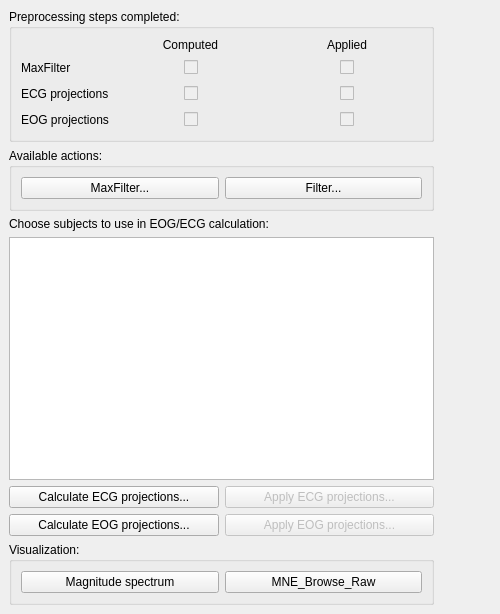
            <widget class="QWidget" name="tabPreprocessing">
             <property name="minimumSize">
              <size>
               <width>500</width>
               <height>0</height>
              </size>
             </property>
             <property name="font">
              <font>
               <weight>50</weight>
               <bold>false</bold>
              </font>
             </property>
             <attribute name="title">
              <string>Preprocessing</string>
             </attribute>
             <widget class="QWidget" name="layoutWidget">
              <property name="geometry">
               <rect>
                <x>9</x>
                <y>9</y>
                <width>425</width>
                <height>596</height>
               </rect>
              </property>
              <layout class="QVBoxLayout" name="verticalLayout_21">
               <item>
                <widget class="QGroupBox" name="groupBoxPreprocessingCheckBoxes">
                 <property name="sizePolicy">
                  <sizepolicy hsizetype="MinimumExpanding" vsizetype="Preferred">
                   <horstretch>0</horstretch>
                   <verstretch>0</verstretch>
                  </sizepolicy>
                 </property>
                 <property name="minimumSize">
                  <size>
                   <width>60</width>
                   <height>0</height>
                  </size>
                 </property>
                 <property name="title">
                  <string>Preprocessing steps completed:</string>
                 </property>
                 <layout class="QGridLayout" name="gridLayout_18">
                  <item row="0" column="0">
                   <layout class="QGridLayout" name="gridLayout_6">
                    <property name="sizeConstraint">
                     <enum>QLayout::SetDefaultConstraint</enum>
                    </property>
                    <item row="2" column="1">
                     <layout class="QHBoxLayout" name="horizontalLayout_17">
                      <item>
                       <spacer name="horizontalSpacer_11">
                        <property name="orientation">
                         <enum>Qt::Horizontal</enum>
                        </property>
                        <property name="sizeHint" stdset="0">
                         <size>
                          <width>40</width>
                          <height>20</height>
                         </size>
                        </property>
                       </spacer>
                      </item>
                      <item>
                       <widget class="QCheckBox" name="checkBoxECGComputed">
                        <property name="enabled">
                         <bool>false</bool>
                        </property>
                        <property name="text">
                         <string/>
                        </property>
                       </widget>
                      </item>
                      <item>
                       <spacer name="horizontalSpacer_12">
                        <property name="orientation">
                         <enum>Qt::Horizontal</enum>
                        </property>
                        <property name="sizeHint" stdset="0">
                         <size>
                          <width>40</width>
                          <height>20</height>
                         </size>
                        </property>
                       </spacer>
                      </item>
                     </layout>
                    </item>
                    <item row="3" column="0">
                     <widget class="QLabel" name="labelEOGComputed_2">
                      <property name="text">
                       <string>EOG projections</string>
                      </property>
                     </widget>
                    </item>
                    <item row="3" column="2">
                     <layout class="QHBoxLayout" name="horizontalLayout_20">
                      <item>
                       <spacer name="horizontalSpacer_13">
                        <property name="orientation">
                         <enum>Qt::Horizontal</enum>
                        </property>
                        <property name="sizeHint" stdset="0">
                         <size>
                          <width>40</width>
                          <height>20</height>
                         </size>
                        </property>
                       </spacer>
                      </item>
                      <item>
                       <widget class="QCheckBox" name="checkBoxEOGApplied">
                        <property name="enabled">
                         <bool>false</bool>
                        </property>
                        <property name="text">
                         <string/>
                        </property>
                       </widget>
                      </item>
                      <item>
                       <spacer name="horizontalSpacer_14">
                        <property name="orientation">
                         <enum>Qt::Horizontal</enum>
                        </property>
                        <property name="sizeHint" stdset="0">
                         <size>
                          <width>40</width>
                          <height>20</height>
                         </size>
                        </property>
                       </spacer>
                      </item>
                     </layout>
                    </item>
                    <item row="0" column="1">
                     <widget class="QLabel" name="labelECGApplied_2">
                      <property name="text">
                       <string>Computed</string>
                      </property>
                      <property name="alignment">
                       <set>Qt::AlignCenter</set>
                      </property>
                     </widget>
                    </item>
                    <item row="2" column="2">
                     <layout class="QHBoxLayout" name="horizontalLayout_16">
                      <item>
                       <spacer name="horizontalSpacer_9">
                        <property name="orientation">
                         <enum>Qt::Horizontal</enum>
                        </property>
                        <property name="sizeHint" stdset="0">
                         <size>
                          <width>40</width>
                          <height>20</height>
                         </size>
                        </property>
                       </spacer>
                      </item>
                      <item>
                       <widget class="QCheckBox" name="checkBoxECGApplied">
                        <property name="enabled">
                         <bool>false</bool>
                        </property>
                        <property name="text">
                         <string/>
                        </property>
                       </widget>
                      </item>
                      <item>
                       <spacer name="horizontalSpacer_10">
                        <property name="orientation">
                         <enum>Qt::Horizontal</enum>
                        </property>
                        <property name="sizeHint" stdset="0">
                         <size>
                          <width>40</width>
                          <height>20</height>
                         </size>
                        </property>
                       </spacer>
                      </item>
                     </layout>
                    </item>
                    <item row="3" column="1">
                     <layout class="QHBoxLayout" name="horizontalLayout_19">
                      <item>
                       <spacer name="horizontalSpacer_15">
                        <property name="orientation">
                         <enum>Qt::Horizontal</enum>
                        </property>
                        <property name="sizeHint" stdset="0">
                         <size>
                          <width>40</width>
                          <height>20</height>
                         </size>
                        </property>
                       </spacer>
                      </item>
                      <item>
                       <widget class="QCheckBox" name="checkBoxEOGComputed">
                        <property name="enabled">
                         <bool>false</bool>
                        </property>
                        <property name="text">
                         <string/>
                        </property>
                       </widget>
                      </item>
                      <item>
                       <spacer name="horizontalSpacer_16">
                        <property name="orientation">
                         <enum>Qt::Horizontal</enum>
                        </property>
                        <property name="sizeHint" stdset="0">
                         <size>
                          <width>40</width>
                          <height>20</height>
                         </size>
                        </property>
                       </spacer>
                      </item>
                     </layout>
                    </item>
                    <item row="1" column="2">
                     <layout class="QHBoxLayout" name="horizontalLayout_21">
                      <item>
                       <spacer name="horizontalSpacer_7">
                        <property name="orientation">
                         <enum>Qt::Horizontal</enum>
                        </property>
                        <property name="sizeHint" stdset="0">
                         <size>
                          <width>40</width>
                          <height>20</height>
                         </size>
                        </property>
                       </spacer>
                      </item>
                      <item>
                       <widget class="QCheckBox" name="checkBoxMaxFilterApplied">
                        <property name="enabled">
                         <bool>false</bool>
                        </property>
                        <property name="text">
                         <string/>
                        </property>
                       </widget>
                      </item>
                      <item>
                       <spacer name="horizontalSpacer_17">
                        <property name="orientation">
                         <enum>Qt::Horizontal</enum>
                        </property>
                        <property name="sizeHint" stdset="0">
                         <size>
                          <width>40</width>
                          <height>20</height>
                         </size>
                        </property>
                       </spacer>
                      </item>
                     </layout>
                    </item>
                    <item row="2" column="0">
                     <widget class="QLabel" name="labelECGComputed_2">
                      <property name="text">
                       <string>ECG projections</string>
                      </property>
                     </widget>
                    </item>
                    <item row="1" column="1">
                     <layout class="QHBoxLayout" name="horizontalLayout_13">
                      <property name="spacing">
                       <number>6</number>
                      </property>
                      <item>
                       <spacer name="horizontalSpacer_5">
                        <property name="orientation">
                         <enum>Qt::Horizontal</enum>
                        </property>
                        <property name="sizeHint" stdset="0">
                         <size>
                          <width>40</width>
                          <height>20</height>
                         </size>
                        </property>
                       </spacer>
                      </item>
                      <item>
                       <widget class="QCheckBox" name="checkBoxMaxFilterComputed">
                        <property name="enabled">
                         <bool>false</bool>
                        </property>
                        <property name="inputMethodHints">
                         <set>Qt::ImhDigitsOnly</set>
                        </property>
                        <property name="text">
                         <string/>
                        </property>
                       </widget>
                      </item>
                      <item>
                       <spacer name="horizontalSpacer_8">
                        <property name="orientation">
                         <enum>Qt::Horizontal</enum>
                        </property>
                        <property name="sizeHint" stdset="0">
                         <size>
                          <width>40</width>
                          <height>20</height>
                         </size>
                        </property>
                       </spacer>
                      </item>
                     </layout>
                    </item>
                    <item row="0" column="2">
                     <widget class="QLabel" name="labelEOGApplied_2">
                      <property name="text">
                       <string>Applied</string>
                      </property>
                      <property name="alignment">
                       <set>Qt::AlignCenter</set>
                      </property>
                     </widget>
                    </item>
                    <item row="1" column="0">
                     <widget class="QLabel" name="labelMaxFilter_2">
                      <property name="text">
                       <string>MaxFilter</string>
                      </property>
                     </widget>
                    </item>
                   </layout>
                  </item>
                 </layout>
                </widget>
               </item>
               <item>
                <widget class="QGroupBox" name="groupBoxAvailablePreprocessing">
                 <property name="maximumSize">
                  <size>
                   <width>16777215</width>
                   <height>16777215</height>
                  </size>
                 </property>
                 <property name="title">
                  <string>Available actions:</string>
                 </property>
                 <layout class="QGridLayout" name="gridLayout_13">
                  <item row="0" column="0">
                   <layout class="QHBoxLayout" name="horizontalLayout_18">
                    <item>
                     <widget class="QPushButton" name="pushButtonMaxFilter">
                      <property name="text">
                       <string>MaxFilter...</string>
                      </property>
                     </widget>
                    </item>
                    <item>
                     <widget class="QPushButton" name="pushButtonFilter">
                      <property name="text">
                       <string>Filter...</string>
                      </property>
                     </widget>
                    </item>
                   </layout>
                  </item>
                 </layout>
                </widget>
               </item>
               <item>
                <widget class="QLabel" name="label_2">
                 <property name="text">
                  <string>Choose subjects to use in EOG/ECG calculation:</string>
                 </property>
                </widget>
               </item>
               <item>
                <widget class="QListWidget" name="listWidgetSubjects_2"/>
               </item>
               <item>
                <layout class="QHBoxLayout" name="horizontalLayout">
                 <item>
                  <widget class="QPushButton" name="pushButtonECG">
                   <property name="text">
                    <string>Calculate ECG projections...</string>
                   </property>
                  </widget>
                 </item>
                 <item>
                  <widget class="QPushButton" name="pushButtonApplyECG">
                   <property name="enabled">
                    <bool>false</bool>
                   </property>
                   <property name="text">
                    <string>Apply ECG projections...</string>
                   </property>
                  </widget>
                 </item>
                </layout>
               </item>
               <item>
                <layout class="QHBoxLayout" name="horizontalLayout_12">
                 <item>
                  <widget class="QPushButton" name="pushButtonEOG">
                   <property name="text">
                    <string>Calculate EOG projections...</string>
                   </property>
                  </widget>
                 </item>
                 <item>
                  <widget class="QPushButton" name="pushButtonApplyEOG">
                   <property name="enabled">
                    <bool>false</bool>
                   </property>
                   <property name="text">
                    <string>Apply EOG projections...</string>
                   </property>
                  </widget>
                 </item>
                </layout>
               </item>
               <item>
                <widget class="QGroupBox" name="groupBoxVisualization_2">
                 <property name="title">
                  <string>Visualization:</string>
                 </property>
                 <layout class="QGridLayout" name="gridLayout_3">
                  <item row="0" column="0">
                   <layout class="QHBoxLayout" name="horizontalLayout_32">
                    <item>
                     <widget class="QPushButton" name="pushButtonSpectrum">
                      <property name="text">
                       <string>Magnitude spectrum</string>
                      </property>
                     </widget>
                    </item>
                    <item>
                     <widget class="QPushButton" name="pushButtonMNE_Browse_Raw_2">
                      <property name="text">
                       <string>MNE_Browse_Raw</string>
                      </property>
                     </widget>
                    </item>
                   </layout>
                  </item>
                 </layout>
                </widget>
               </item>
              </layout>
             </widget>
            </widget>
